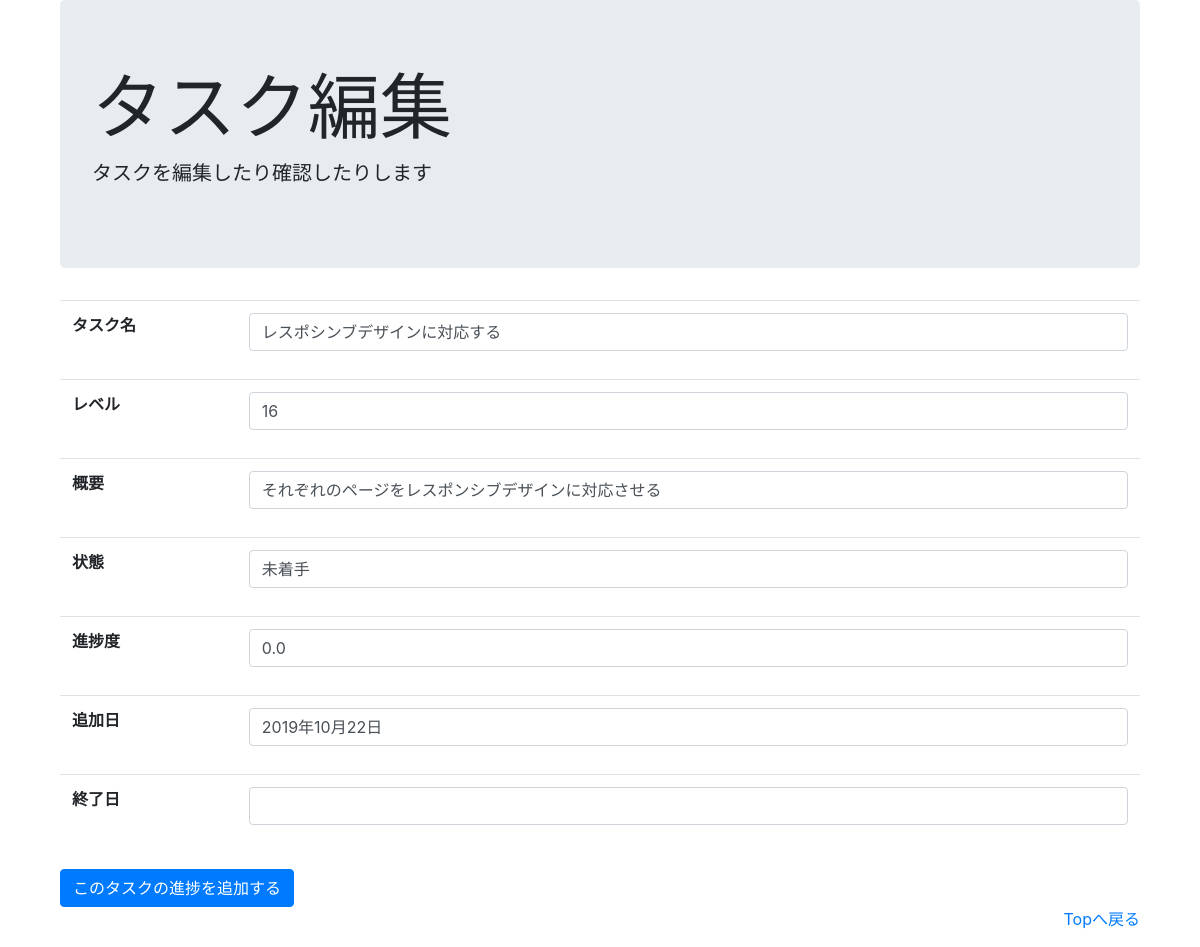
/edit/6, run on the app's committed database.
### mng/models.py (models this page shows, shortened)
class task(models.Model):
    name = models.CharField(max_length=20)
    level = models.IntegerField(default=1)
    overview = models.CharField(max_length=100)
    condition = models.IntegerField(choices=CONDITION_CHOICEES,
                                    blank=True, null=True)
    add_date = models.DateField(blank=True, null=True)
    end_date = models.DateField(blank=True, null=True)

### mng/views.py (the view, shortened to what this page needs)
# urls.py: path('edit/<int:task_id>', views.task_edit, name='task_edit'),
def task_edit(request, task_id):
    t = get_object_or_404(task, id=task_id)
    ps = progress.objects.filter(task=t)
    t_p = 0
    for p in ps:
        t_p = t_p + p.progress
    t_p_d = t_p / t.level * 100
    if t_p_d == 100.0:
        t.condition = 3
        p = progress.objects.filter(task=t).latest('date')
        t.end_date = p.date
    elif t_p_d > 0.0:
        t.condition = 2
    else:
        t.condition = 1
    t.save()
    return render(request, 'mng/task_edit.html',
                  {"task": t, "progresses": ps, "progress": t_p_d})

### mng/templates/mng/task_edit.html (shortened to what this page needs)
{% extends 'mng/base.html' %}
{% load static %}
{% block extra_css %}
<link rel="stylesheet" href="{% static 'mng/css/task_edit.css' %}">
{% endblock extra_css%}
{% block display %}
タスク編集
{% endblock display %}
{% block lead %}
タスクを編集したり確認したりします
{% endblock lead %}
{% block content %}
<div class="container">
    <table class="table">
        {% if task %}
        <tbody>
        <tr>
            <th scope="row">タスク名</th>
            <td><p class="form-control">{{task.name}}</p></td>
        </tr>
        <tr>
            <th scope="row">レベル</th>
            <td><p class="form-control">{{task.level}}</p></td>
        </tr>
        <tr>
            <th scope="row">概要</th>
            <td><P class="form-control">{{task.overview}}</P></td>
        </tr>
        <tr>
            <th scope="row">状態</th>
            <td><p class="form-control">{{task.get_condition_display}}</p></td>
        </tr>
        <tr>
            <th scope="row">進捗度</th>
            <td><p class="form-control">{{progress}}</p></td>
        </tr>
        <tr>
            <th scope="row">追加日</th>
            <td><p class="form-control">{{task.add_date|date:'Y年m月d日'}}</p></td>
        </tr>
        <tr>
            <th scope="row">終了日</th>
            <td><p class="form-control">{{task.end_date|date:'Y年m月d日'}}</p></td>
        </tr>
        </tbody>
        {% endif %}
    </table>
    <a class="btn btn-primary"  href="{% url 'mng:add_progress' task.id %}">このタスクの進捗を追加する
    </a>
</div>
{% endblock content %}

### data on the page
task: name "レスポシンブデザインに対応する", level "16", overview "それぞれのページをレスポンシブデザインに対応させる", condition "未着手", add_date "2019年10月22日"

### other printed values
{{ progress }} "0.0"
